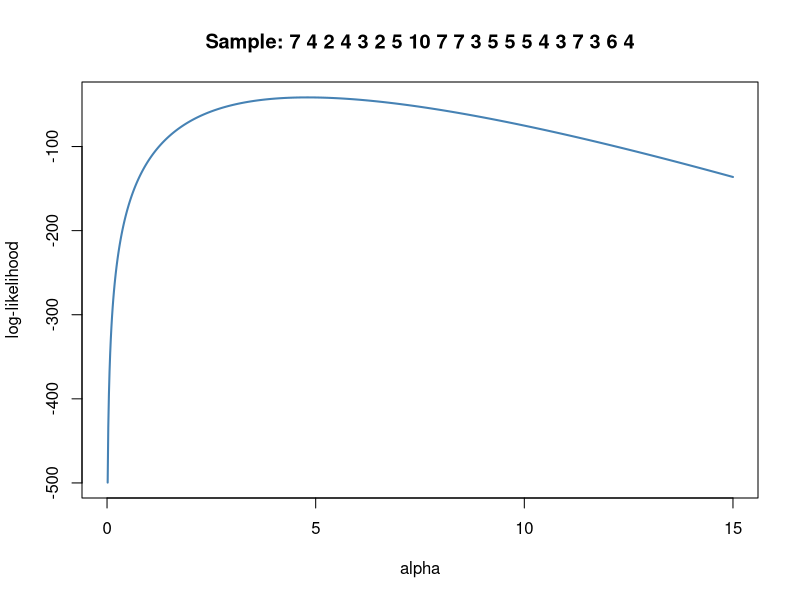

The R source for this figure:
sample = c(7, 4, 2, 4, 3, 2, 5, 10, 7, 7, 3, 5, 5, 5, 4, 3, 7, 3, 6, 4)

alpha = seq(0, 15, length.out=1000)
L_alpha <- function(lambda) {
  result = numeric()
  for (l in lambda)
    result = append(result, prod(dpois(sample,lambda=l)))
  return(result)
}
l_alpha <- function(lambda) {
  return(log(L_alpha(lambda)))
}

plot_name = capture.output(cat('Sample:',sample))
plot_name = strwrap(plot_name,width=60)
plot_name = paste(plot_name,collapse='\n')
plot(alpha, l_alpha(alpha), type='l', col='steelblue', lwd=2, main=plot_name, ylab='log-likelihood')

max = optimize(l_alpha, c(0,15), maximum=TRUE)

print(paste("The log-likelihood maximum is located in ", max$maximum, " and has value ", max$objective, sep=""))